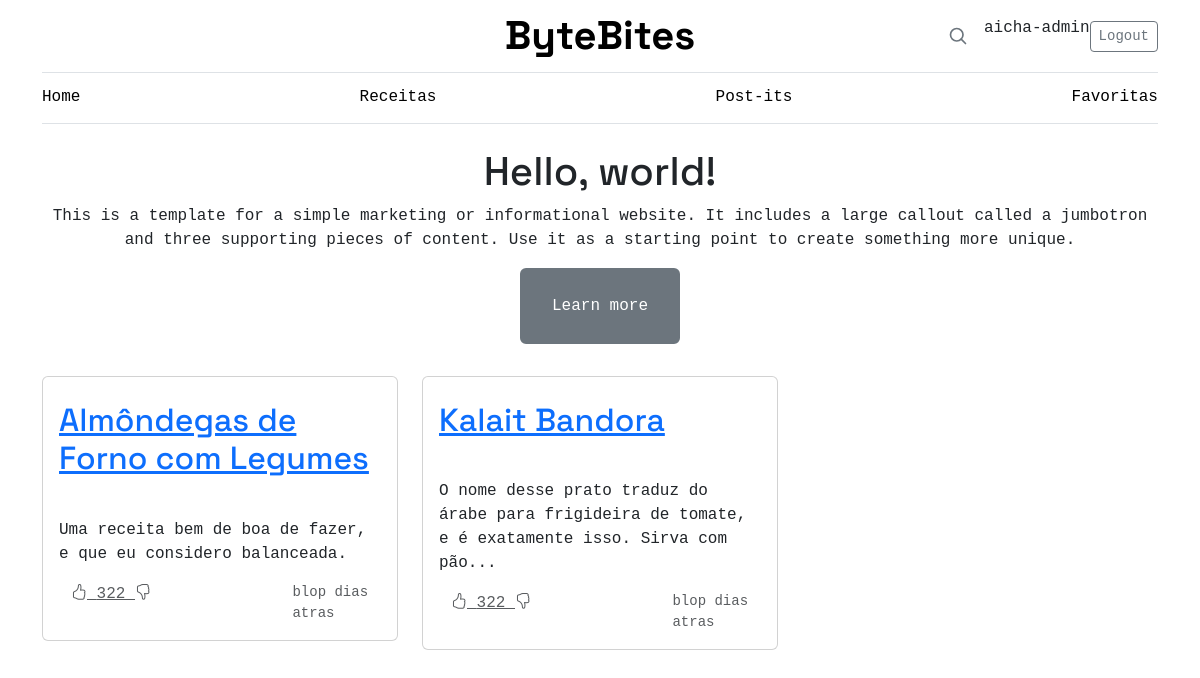
Screenshot of /recipe_pg/ (signed in) with the database file from the repository.
### ByteBites/models.py (models this page shows, shortened)
class Recipe(models.Model):
    DIFFICULTY = [
        ('F', 'Fácil'),
        ('M', 'Médio'),
        ('D', 'Difícil')
    ]
    name = models.CharField(max_length=100)
    description = models.TextField()
    servings = models.IntegerField()
    prep_time = models.IntegerField()
    difficulty = models.CharField(max_length=10, choices=DIFFICULTY)
    instructions = models.TextField()
    date_added = models.DateTimeField(auto_now_add=True)
    ingredients = models.ManyToManyField('Ingredient', through='RecipeIngredient')

### ByteBites/views.py (the view)
# urls.py: path('recipe_pg/', views.recipepg, name='recipe_pg'),
def recipepg(request):
    recipes_pg = Recipe.objects.all()
    return render(request, 'recipespg.html', {'recipes_pg': recipes_pg})

### ByteBites/templates/recipespg.html
{% extends 'base.html' %}
{% load static %}
{% block content %}
<main role="main">
  <div class="jumbotron text-center p-2 mb-2">
    <div class="container">
      <h1>Hello, world!</h1>
      <p>This is a template for a simple marketing or informational website. It includes a large callout called a
        jumbotron and three supporting pieces of content. Use it as a starting point to create something more unique.
      </p>
      <p><a class="btn btn-secondary btn-md pixel" href="#" role="button">Learn more</a></p>
    </div>
  </div>
  <div class="container">
    <div class="row">
      {% for recipe in recipes_pg %}
      <div class="col-md-4">
        <div class="card mb-4 box-shadow">
          <h2 class="card-title p-3 mt-2"><a href="{% url 'get_recipe' recipe_id=recipe.id %}">{{ recipe.name }}</a>
          </h2>
          <div class="card-body">
            <p class="card-text">{{ recipe.description|truncatechars:100 }}</p>
            <div class="d-flex justify-content-center">
              <div class="container">
                <a class="text-muted"> {{recipe.likes}}<i class="bi bi-hand-thumbs-up"></i> </a>
                <a class="text-muted">322 <i class="bi bi-hand-thumbs-down"></i></a>
              </div>
              <small class="text-muted align-self-center">blop dias atras</small>
            </div>
          </div>
        </div>
      </div>
      {% endfor %}
    </div>
  </div>
</main>
{% endblock %}

### ByteBites/templates/base.html (shortened to what this page needs)
<!DOCTYPE html>
<html lang="en">
<head>
  <link href="https://cdn.jsdelivr.net/npm/bootstrap@5.3.3/dist/css/bootstrap.min.css" rel="stylesheet"
>
  <link rel="stylesheet" href="https://cdn.jsdelivr.net/npm/bootstrap-icons/font/bootstrap-icons.css">
  <link rel="stylesheet" href="../static/css/styles.css">
</head>
<body>
  <div class="container">
    <header class="border-bottom lh-1 py-3">
      <div class="row flex-nowrap justify-content-between align-items-center">
        <div class="col-4 pt-1">
        </div>
        <div class="col-4 text-center">
          <a class="blog-header-logo text-body-emphasis text-decoration-none" href="{% url 'home'%}">ByteBites</a>
        </div>
        <div class="col-4 d-flex justify-content-end align-items-center">
          <a class="link-secondary" href="#" aria-label="Search">
            <svg xmlns="http://www.w3.org/2000/svg" width="20" height="20" fill="none" stroke="currentColor"
              stroke-linecap="round" stroke-linejoin="round" stroke-width="2" class="mx-3" role="img"
              viewBox="0 0 24 24">
              <title>Pesquisar</title>
              <circle cx="10.5" cy="10.5" r="7.5"></circle>
              <path d="M21 21l-5.2-5.2"></path>
            </svg>
          </a>
         {% if request.user.is_authenticated %}
         <p>{{ request.user.username }}</p>
          <a class="btn btn-sm btn-outline-secondary" method="post" href="{% url 'logout'%}">Logout</a>
          {% else %}
          <a class="btn btn-sm btn-outline-secondary" href="{% url 'login'%}">Login</a>
          <a class="btn btn-sm btn-outline-secondary" href="{% url 'signup'%}">Crie uma conta</a>
          {% endif %}
        </div>
      </div>
    </header>
    <div class="nav-scroller py-1 mb-3 border-bottom">
      <nav class="nav nav-underline justify-content-between">
        <a class="nav-item nav-link link-body-emphasis" href="{% url 'home'%}">Home</a>
        <a class="nav-item nav-link link-body-emphasis" href="{% url 'recipe_pg'%}">Receitas</a>
        <a class="nav-item nav-link link-body-emphasis" href="{% url 'post-its'%}">Post-its</a>
        <a class="nav-item nav-link link-body-emphasis" href="">Favoritas</a>
      </nav>
    </div>
  </div>
  {% block content %}
  {% endblock %}
</body>
</html>

### ByteBites/static/css/styles.css (style rules this page uses)
body { font-family: "Space Grotesk", -apple-system, BlinkMacSystemFont, "Segoe UI", Roboto, Helvetica, Arial, sans-serif, "Apple Color Emoji", "Segoe UI Emoji"; cursor: pointer; }
.blog-header-logo { font-size: 2.5rem; font-weight: 800; color: #1d6cc1; font-family: "Space Grotesk", -apple-system, BlinkMacSystemFont, "Segoe UI", Roboto, Helvetica, Arial, sans-serif, "Apple Color Emoji", "Segoe UI Emoji", "Segoe UI Symbol” }
body { font-family: 'Space Grotesk', monospace; }
.blog-header-logo { font-size: 2.5rem; font-weight: 800; color: #1d6cc1; font-family: "Space Grotesk", monospace; }
.pixel { border-style: solid; border-width: 20px; -moz-border-image: url(https://i.imgur.com/sREM8Yn.png) 20 stretch; -webkit-border-image: url(https://i.imgur.com/sREM8Yn.png) 20 stretch; -o-border-image: url(https://i.imgur.com/sREM8Yn.png) 20 stretch; border-image: url(https://i.imgur.com/sREM8Yn.png) 20 stretch; }

### rows the page displays
Recipe: name "Almôndegas de Forno com Legumes", description "Uma receita bem de boa de fazer, e que eu considero balanceada."
Recipe: name "Kalait Bandora", description "O nome desse prato traduz do árabe para frigideira de tomate, e é exatamente isso. Sirva com pão..."

### other values shown
{{ request.user.username }} "aicha-admin"
